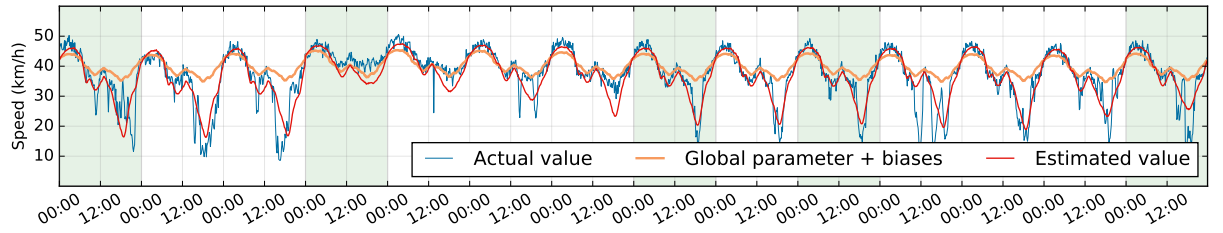

This figure's Python source:
import pandas as pd
import matplotlib.pyplot as plt
import matplotlib.patches as patches
import numpy as np

obs = pd.read_csv('road1_fiber_ms50_r10.csv')
data = obs.values
plt.style.use('classic')
fig = plt.figure(figsize=(13, 2.5))
ax = fig.add_axes([0.05,0.22,0.92,0.75])

plt.plot(data[42*144:56*144-1,0],color="#006ea3",linewidth=0.4,label="Actual value")
plt.plot(data[42*144:56*144-1,2],color="#f79b5f",linewidth=1.8,label=r"Global parameter + biases")
plt.plot(data[42*144:56*144-1,3],color="#e3120b",linewidth=1.0,label="Estimated value")

ax.set_xlim([0, 14*144-1])
ax.set_ylim([0, 60])
ax.grid(color='gray', linestyle='-', linewidth=0.1, alpha=0.2)

for i in range(42,56):
    if data[144*i,1] > 0:
        someX, someY = (i-42)*144, 0
        currentAxis = plt.gca()
        ax.add_patch(patches.Rectangle((someX, someY), 144, 60,
                      alpha=0.1, facecolor='green'))

plt.xticks(np.arange(0, 14*144, 72),["00:00", "12:00", "00:00", "12:00",
                    "00:00", "12:00", "00:00", "12:00",
                    "00:00", "12:00", "00:00", "12:00",
                    "00:00", "12:00", "00:00", "12:00",
                    "00:00", "12:00", "00:00", "12:00",
                    "00:00", "12:00", "00:00", "12:00",
                    "00:00", "12:00", "00:00", "12:00"], rotation=30)
plt.yticks(np.arange(10,60,10),[10,20,30,40,50,60])
ax.set_ylabel("Speed (km/h)")
plt.legend(ncol=3, loc=4)

fig.savefig("time_series_speed2.pdf")